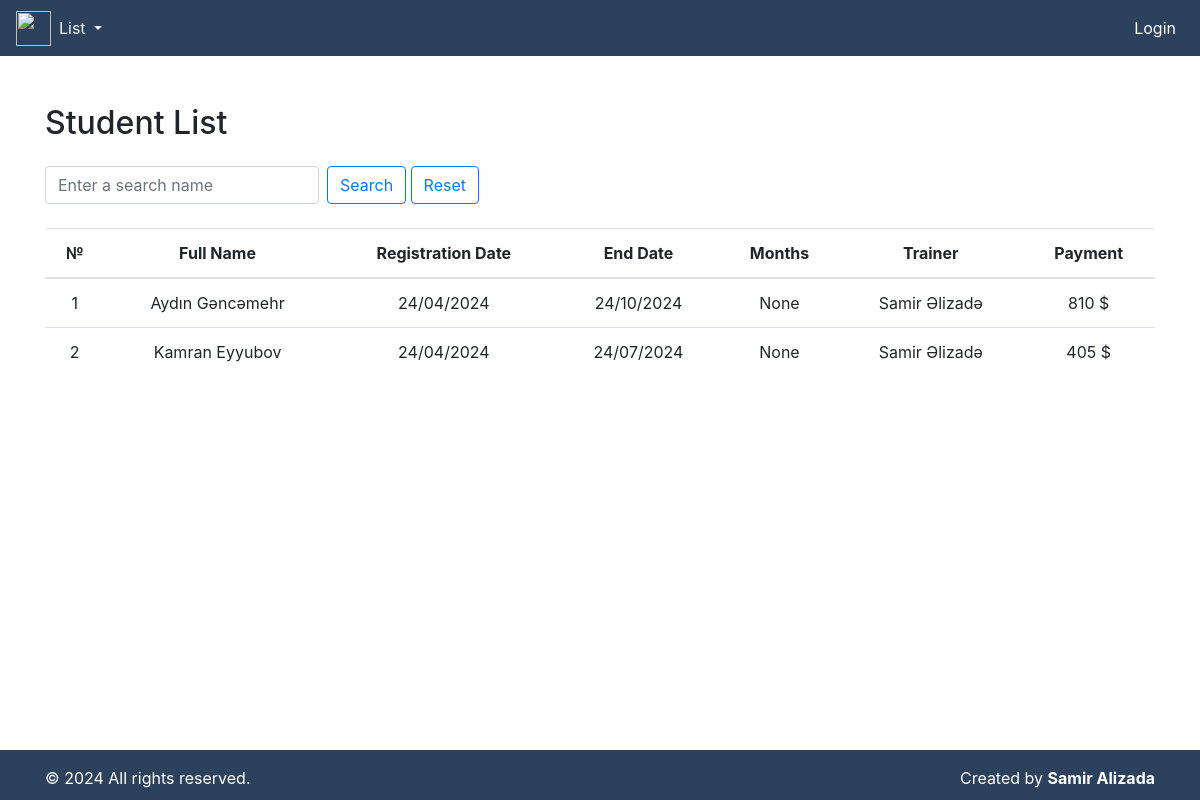
Page /student-list on the earlier database version.
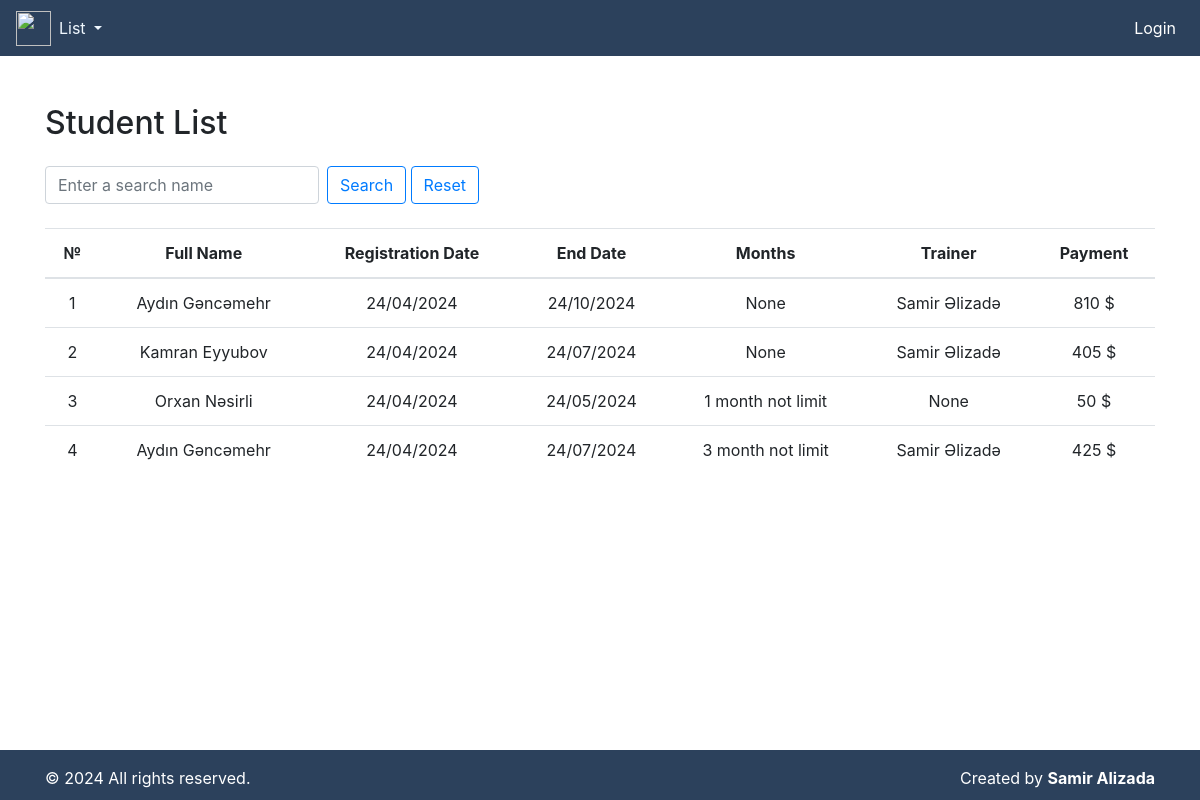
Same page on the later database version.
### fitness/models.py (models this page shows, shortened)
class Student(models.Model):
    full_name = models.CharField(max_length=100)
    registration_date = models.DateField(default=timezone.now)
    months_duration = models.ForeignKey(MonthlyPricing, on_delete=models.CASCADE, null=True, blank=True)
    trainer = models.ForeignKey(Trainer, on_delete=models.CASCADE, null=True, blank=True)
    payment = models.IntegerField(default=0)
    end_date = models.DateField(null=True, blank=True)

class MonthlyPricing(models.Model):
    name = models.CharField(max_length=30, null=True)
    month = models.IntegerField()
    price = models.IntegerField()
    def __str__(self) -> str:
        return f"{self.name}"

class Trainer(models.Model):
    full_name = models.CharField(max_length=100)
    registration_date = models.DateField(default=timezone.now)
    monthly_fee = models.IntegerField()
    student_fee = models.IntegerField()
    def __str__(self) -> str:
        return f"{self.full_name}"

### fitness/views.py (the view)
# urls.py: path('student-list', student_list, name='student_list'),
def student_list(request):
    students = Student.objects.all()
    query = request.GET.get('q')
    if query:
        students = students.filter(full_name__icontains=query)
    today = date.today()
    return render(request, 'student_list.html', {'students': students, 'today': today})

### templates/student_list.html (shortened to what this page needs)
{% include "index.html" %}
{% block content %}
<div class="container mt-5">
    <h2 class="mb-4">Student List</h2>
    <form method="GET" class="mb-3">
        <div class="form-inline mb-4">
            <input type="text" name="q" class="form-control mr-sm-2" placeholder="Enter a search name">
            <button class="btn btn-outline-primary my-2 my-sm-0" type="submit">Search</button>
            <a href="{% url 'student_list' %}"><button class="btn btn-outline-primary my-2 my-sm-0"
                    type="submit">Reset</button>
            </a>
        </div>
    </form>
    <table class="table text-center">
        <thead>
            <tr>
                <th scope="col">№</th>
                <th scope="col">Full Name</th>
                <th scope="col">Registration Date</th>
                <th scope="col">End Date</th>
                <th scope="col">Months</th>
                <th scope="col">Trainer</th>
                <th scope="col">Payment</th>
            </tr>
        </thead>
        <tbody>
            {% for student in students %}
            <tr class="{% if student.end_date == today %}end-date-today{% elif student.end_date < today %}end-date-past{% endif %}">
                <td>{{ forloop.counter }}</td>
                <td>{{ student.full_name }}</td>
                <td>{{ student.registration_date|date:"d/m/Y" }}</td>
                <td>{{ student.end_date|date:"d/m/Y" }}</td>
                <td>{{ student.months_duration }}</td>
                <td>{{ student.trainer }}</td>
                <td>{{ student.payment }} $</td>
            </tr>
            {% endfor %}
        </tbody>
    </table>
</div>
{% endblock content %}

### templates/index.html (shortened to what this page needs)
<!DOCTYPE html>
<html lang="en">
    <head>
        <link rel="stylesheet" href="https://cdn.jsdelivr.net/npm/bootstrap@4.0.0/dist/css/bootstrap.min.css"
>
        <link href="https://cdn.jsdelivr.net/npm/select2@4.1.0-rc.0/dist/css/select2.min.css" rel="stylesheet" />
    </head>
    <body style="height: 100%; width: 100%;">
        {% include 'navbar.html' %}
        <footer class="footer mt-auto py-3 text-white">
            <div class="container">
                <div class="row">
                    <div class="col-md-6 text-left">
                        <span>
                            &copy; 2024 All rights reserved.
                        </span>
                    </div>
                    <div class="col-md-6 text-right">
                        <span>
                            Created by <strong>Samir Alizada</strong>
                        </span>
                    </div>
                </div>
            </div>
        </footer>
    </body>
</html>

### templates/navbar.html (shortened to what this page needs)
<!DOCTYPE html>
<html lang="en">
    <head>
        <link rel="stylesheet" href="https://cdn.jsdelivr.net/npm/bootstrap@4.0.0/dist/css/bootstrap.min.css"
>
        <link href="https://cdn.jsdelivr.net/npm/select2@4.1.0-rc.0/dist/css/select2.min.css" rel="stylesheet" />
    </head>
    <body>
        <nav class="navbar navbar-expand-lg navbar-light bg-dark">
            <a href="{% url 'student_list' %}"><img src="https://previews.123rf.com/images/bogadeva1983/bogadeva19832107/bogadeva1983210700005/171787253-fitness-club-or-gym-logo-emblem-fist-holds-barbell-and-inscription-gym-isolated-on-white-vector.jpg" alt="" style="height: 35px; width: 35px;"></a>
            <div class="collapse navbar-collapse" id="navbarNavDropdown">
                <ul class="navbar-nav">
                    <li class="nav-item dropdown">
                        <a class="nav-link dropdown-toggle" style="color: aliceblue;" href="#"
                            id="navbarDropdownMenuLink" data-toggle="dropdown" aria-haspopup="true"
                            aria-expanded="false">
                            List
                        </a>
                    </li>
                </ul>
                {% if user.is_authenticated %}
                <ul class="navbar-nav ml-auto">
                    <li class="nav-item dropdown">
                        <a class="nav-link dropdown-toggle" style="color: aliceblue;" href="#"
                            id="navbarDropdownMenuLinkk" data-toggle="dropdown" aria-haspopup="true"
                            aria-expanded="false">
                            Add
                        </a>
                        <div class="dropdown-menu" aria-labelledby="navbarDropdownMenuLink">
                            <a class="dropdown-item" href="{% url 'add_monthlypricing' %}">Month</a>
                            <a class="dropdown-item" href="{% url 'add_trainer' %}">Trainer</a>
                            <a class="dropdown-item" href="{% url 'add_student' %}">Student</a>
                            <a class="dropdown-item" href="{% url 'add_bar' %}">Bar Stock</a>
                            <a class="dropdown-item" href="{% url 'add_bar_sold' %}">Bar Sold</a>
                        </div>
                    </li>
                    <li class="nav-item dropdown">
                        <a class="nav-link dropdown-toggle" style="color: aliceblue;" href="#"
                            id="navbarDropdownMenuLinkkk" data-toggle="dropdown" aria-haspopup="true"
                            aria-expanded="false">
                            Panel
                        </a>
                        <div class="dropdown-menu" aria-labelledby="navbarDropdownMenuLink">
                            <a class="dropdown-item" href="{% url 'trainer_panel' %}">Trainer</a>
                            <a class="dropdown-item" href="{% url 'student_panel' %}">Student</a>
                            <a class="dropdown-item" href="{% url 'bar_panel' %}">Bar</a>
                            <a class="dropdown-item" href="{% url 'bar_sold_panel' %}">Bar Sold</a>
                            <a class="dropdown-item" href="{% url 'monthlypricing_panel' %}">Monthly Price</a>
                        </div>
                    </li>
                    <li class="nav-item">
                        <a class="nav-link" style="color: white;" href="{% url 'logout' %}">Logout</a>
                    </li>
                </ul>
                {% else %}
                <ul class="navbar-nav ml-auto">
                    <li class="nav-item">
                        <a class="nav-link" style="color: white;" href="{% url 'login' %}">Login</a>
                    </li>
                </ul>
                {% endif %}
            </div>
        </nav>
    </body>
</html>

### templates/index.html (style rules this page uses)
.footer { position: fixed; bottom: 0; width: 100%; background-color: rgb(44, 65, 92); color: white; text-align: center; padding: 10px 10; height: 50px; }

### templates/navbar.html (style rules this page uses)
.navbar { background-color: #2C415C !important; }

Differences in the rows shown:
added Student: full_name "Orxan Nəsirli", registration_date "24/04/2024", end_date "24/05/2024", months_duration "1 month not limit", trainer "None", payment "50"
added Student: full_name "Aydın Gəncəmehr", registration_date "24/04/2024", end_date "24/07/2024", months_duration "3 month not limit", trainer "Samir Əlizadə", payment "425"
